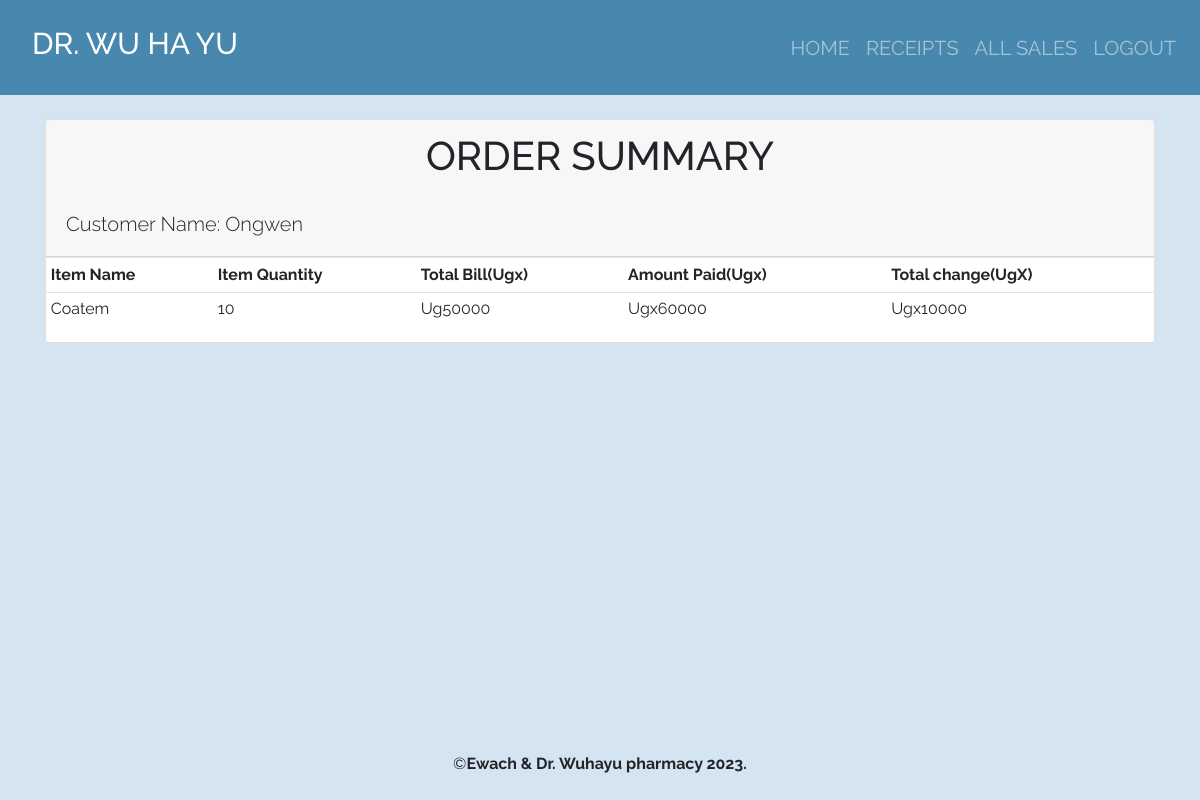
The app's page /receipt/19 (signed in) with its own data.
### pharmacy/models.py (models this page shows, shortened)
class Sale(models.Model):
    item = models.ForeignKey(Product, on_delete= models.CASCADE)
    quantity= models.IntegerField(default=0, null=False, blank=True)
    ammountReceived= models.IntegerField(default=0, null=False, blank=True)
    issuedTo = models.CharField(max_length=50, null=True, blank=True)
    unitPrice= models.IntegerField(default=0, null=True, blank=True)
    def getTotal(self):
        total= self.quantity * self.item.unitPrice
        return int(total)
    def getChange(self):
        change = self.getTotal() - self.ammountReceived
        return abs(int(change))

class Product(models.Model):
    categoryName= models.ForeignKey(Stock_Category,on_delete=models.CASCADE,null=True, blank= True)
    itemName=models.CharField(max_length=50, null=True, blank=True)
    totalQuantity= models.IntegerField(default=0, null=True, blank=True)
    issuedQuantity=models.IntegerField(default=0, null=True, blank=True)
    receivedQuantity=models.IntegerField(default=0, null=True, blank=True)
    unitPrice= models.IntegerField(default=0, null=True, blank=True)
    manufacturer= models.CharField(max_length=50, null=True, blank=True)
    brand= models.CharField(max_length=50, null=True, blank=True)
    def __str__(self) :
        return self.itemName

### pharmacy/views.py (the view)
# urls.py: path('receipt/<int:receipt_id>', views.receipt_detail, name ='receipt_detail'),
@login_required
def receipt_detail(request, receipt_id):
    receipt = Sale.objects.get(id = receipt_id)
    return render(request, 'products/receipt_detail.html', {'receipt': receipt})

### templates/products/receipt_detail.html
{% extends 'products/base.html'%} {% block content%}
<br />
<div class="container">
  <div class="row">
    <div class="col-md-12">
      <div class="card">
        <div class="card-header">
          <h1 class="text-center">ORDER SUMMARY</h1><br>
          <h2 class="lead">Customer Name: {{receipt.issuedTo | title}}</h2>
        </div>
        <div class="card-block">
          <div class="table-responsive">
            <table class="table table-sm">
              <thead>
                <tr>
                  <td><strong>Item Name</strong></td>
                  <td class="text-xs-center"><strong>Item Quantity</strong></td>
                  <td class="text-xs-right"><strong>Total Bill(Ugx)</strong></td>
                  <td class="text-xs-right"><strong>Amount Paid(Ugx)</strong></td>
                  <td class="text-xs-right">
                    <strong>Total change(UgX)</strong>
                  </td>
                </tr>
              </thead>
              <tbody>
                <tr>
                  <td>{{receipt.item| title}}</td>
                  <td class="text-xs-center">{{receipt.quantity }}</td>
                  <td class="text-xs-center">Ug{{receipt.getTotal | title}}</td>
                  <td class="text-xs-right">Ugx{{ receipt.ammountReceived }}</td>
                  <td class="text-xs-right">Ugx{{ receipt.getChange }}</td>
                </tr>
              </tbody>
            </table>
          </div>
        </div>
      </div>
    </div>
  </div>
</div>
{% endblock %}

### pharmacy/static/css/main.css (style rules this page uses)
html,body { position: relative; overflow-x: hidden; width: 100% !important; height: 100vh; display: table; position: relative; background-position: center; background-attachment: scroll; -o-background-size: cover; -moz-background-size: cover; -webkit-background-size: cover; background-size: cover; background-repeat: no-repeat; }
body { background-color: hsl(208, 50%, 89%); font-family: 'raleway'; }

### records on screen
Sale: issuedTo "Ongwen", item "Coatem", quantity "10", getTotal "50000", ammountReceived "60000", getChange "10000"
